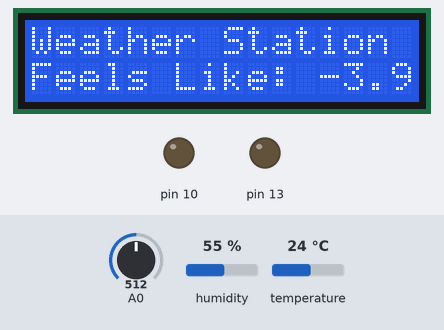
A program run on a simulated Arduino Uno, built with avr-gcc and run on an emulated ATmega328P. On the bench: 16×2 character LCD, output pins drawn as LEDs (lit = HIGH). The inputs (shaded band) are chosen by the test bench; at power-on: humidity 55 %, temperature 24 °C, A0 = 512. Sleep ends after the set time or at an interrupt; what the program prints to the serial monitor is not drawn.

Above: at 2.2 s.
2.3 s: humidity set to 22 %
At 4.9 s:
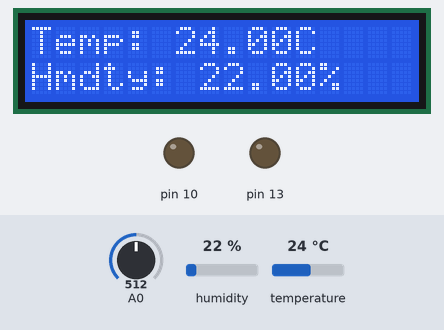
12.6 s: temperature set to 12 °C
At 18.2 s:
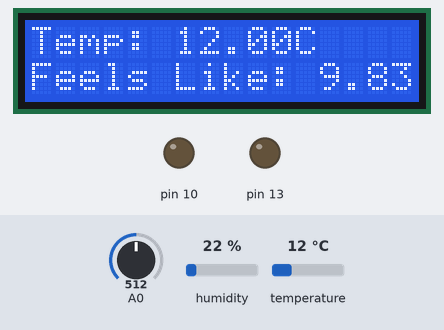
19.3 s: A0 set to 592
21.5 s: A0 set to 618
27.6 s: humidity set to 40 %
At 29.5 s:
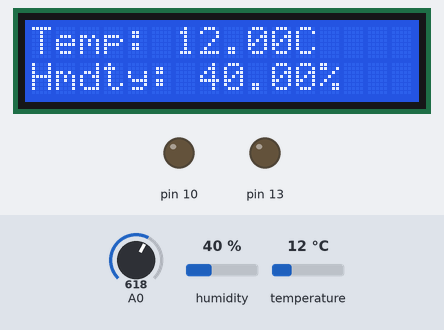
31.4 s: temperature set to 19 °C
At 32.7 s:
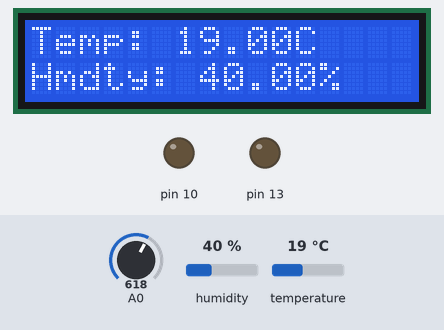
Timing chart, 0 to 34.4 s (numbered marks = the images above; inputs shaded):
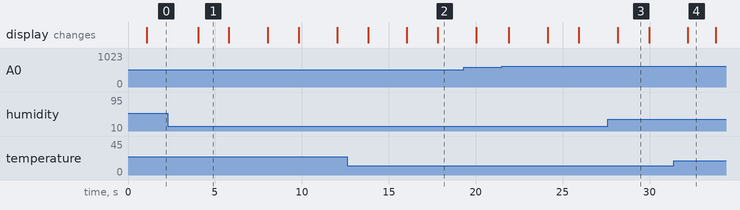

Measured:
- after the input at 12.6 s, the display: first differs from a run without the input after 3.4 s (image 2 shows a later state)
- after the input at 27.6 s, the display: changes after 0.57 s (image 3)
- after the input at 31.4 s, the display: changes after 0.81 s (image 4)
- what the display in image 1 shows lasts 1.8 s, from 4.0 s to 5.8 s
- what the display in image 4 shows lasts 1.6 s, from 32.2 s to 33.8 s

The program:

main.cpp
```cpp
/*
 * Weather Monitor (DHT11 and ATmega 328P)
 * Author : Aniruddha Prasad
 */

#include <Arduino.h>
#include <avr/sleep.h>
#include <LiquidCrystal.h>
#include <Adafruit_Sensor.h>
#include <DHT.h>

// DHT Sensor variables
#define DHTTYPE DHT11
#define DHTPIN 3

// LCD Setup
#define D4  4
#define D5  5
#define D6  6
#define D7  7
#define RS  8
#define EN  9
#define BL  10

// Problem with LCD backlight, https://forum.arduino.cc/index.php?topic=96747.0
// Use the macros below for the backlight control
#define SafeBLon(pin) pinMode(pin, INPUT)
#define SafeBLoff(pin) pinMode(pin, OUTPUT)

// Global variables
volatile byte readFlag = false;
volatile byte htIdxFlg = false;
volatile byte BL_state = false;
volatile uint16_t buttonInput = 2000;
float hmdty, tempCel, htIdx;

LiquidCrystal lcd(RS,  EN,  D4,  D5,  D6,  D7);
DHT dht(DHTPIN, DHTTYPE);

void BL_CONTROL(void);
void send_data_json(float temperature, float humidity);


void setup() {
	pinMode(13, OUTPUT);
	digitalWrite(13, LOW);

	// Setup Timer1
	noInterrupts();
	TCCR1A = 0;
	TCCR1B = 0;
	TCNT1 = 3035;						// Timer starts counting from this value, which gives a total of 4s count time in a 16bit timer
										// Formula: TCNT1 = 65535 - (4*16*10^6)/1024 => (Overflow Value) - (seconds*cpu_freq)/prescaler
	OCR1A = 31250;                    	// Two seconds after previous value
	TCCR1B |= (1<<CS10)|(1<<CS12);		// Set prescaler to 1024
	TIMSK1 |= (1<<TOIE1)|(1<<OCIE1A);	// Attach Overflow and Compare Interrupts
	interrupts();

	// Setup LCD
	lcd.begin(16, 2);
	lcd.clear();
	lcd.print("Weather Station");
	SafeBLon(BL);
	BL_state = true;

	// DHT Sensor Setup
	dht.begin();
	delay(1000);

	Serial.begin(9600);
}

void loop() {

	buttonInput = analogRead(A0);

	if ((buttonInput > 600) && (buttonInput < 700)){
		BL_CONTROL();
		delay(200);
	}

	if(BL_state){
		SafeBLon(BL);
	}
	else{
		SafeBLoff(BL);
	}

	if(readFlag){
		readFlag = false;
		hmdty = dht.readHumidity();
		tempCel = dht.readTemperature();
		lcd.clear();
		lcd.print("Temp: ");
		lcd.print(tempCel);
		lcd.print("C");
		lcd.setCursor(0,1);
		lcd.print("Hmdty: ");
		lcd.print(hmdty);
		lcd.print("%");

		//Print Serial data
		send_data_json(tempCel, hmdty);
	}

	if(htIdxFlg){
		htIdxFlg = false;
		htIdx = dht.computeHeatIndex(tempCel, hmdty, false);
		lcd.setCursor(0,1);
		lcd.print("Feels Like: ");
		lcd.print(htIdx);
		lcd.print("C");
	}

	set_sleep_mode(SLEEP_MODE_IDLE);
	sleep_enable();
	sleep_cpu();
	// sleep_disable();
}

// Interrupt handler function for the timer interrupt
// ISR acts like attachInterrupt for internal flags such as TIMER1_OVF_vect -> Timer1 Overflow Vector
ISR(TIMER1_OVF_vect){
    TCNT1 = 3035;
	readFlag = true;
}


ISR(TIMER1_COMPA_vect){
	htIdxFlg = true;
}


void BL_CONTROL(void) {
	BL_state = !BL_state;
}


void send_data_json(float temperature, float humidity){
	Serial.print("{\"Temperature\": ");
	Serial.print(temperature);
	Serial.print(",\"Humidity\": ");
	Serial.print(humidity);
	Serial.print("}\n");
}
```
